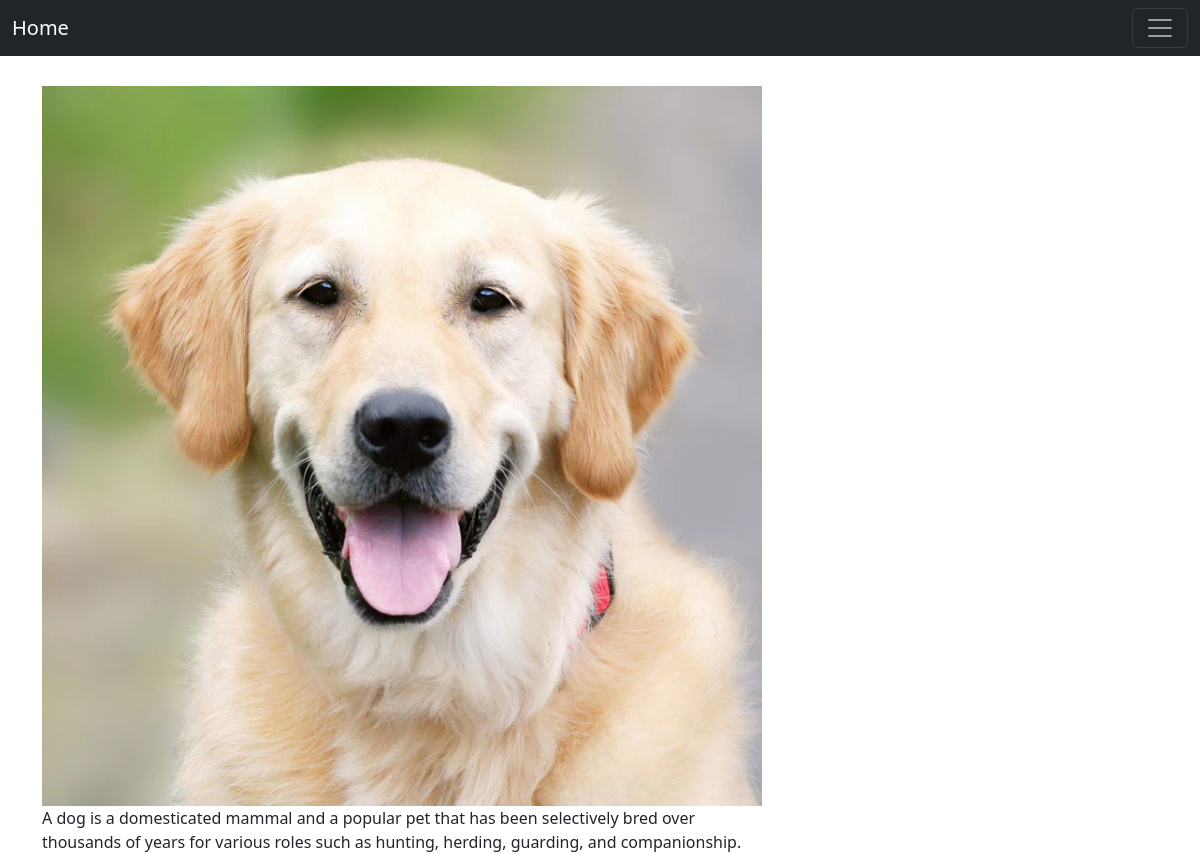
Page /photo/10 on the committed database.
### photos/models.py (models this page shows, shortened)
class Photo(models.Model):
    category = models.ForeignKey(Category, on_delete=models.SET_NULL, null=True, blank=True)
    image = models.ImageField(null=False, blank=False, max_length=None)
    description = models.TextField()

### photos/views.py (the view)
# urls.py: path('photo/<str:pk>', views.viewPhoto, name='photo'),
def viewPhoto(request, pk):
    photo = Photo.objects.get(id=pk)
    return render(request, 'photos/photo.html', context={'photo': photo})

### photos/templates/photos/photo.html
{% extends 'photos/main.html' %}
{% block content %}
    <div class="container">
        <div class="row justify-content-center">
            <div class="col">
                <div style="height: 90vh; width:90vh">
                    <img style="max-height:100%; max-width:100%" src="{{photo.image.url}}">
                    <p>{{photo.description}}</p>
                </div>
            </div>
        </div>
    </div>
{% endblock content %}

### rows in the picture
Photo: image (picture), description "A dog is a domesticated mammal and a popular pet that has been selectively bred over thousands of years for various roles such as hunting, herding, guarding, and companionship."
